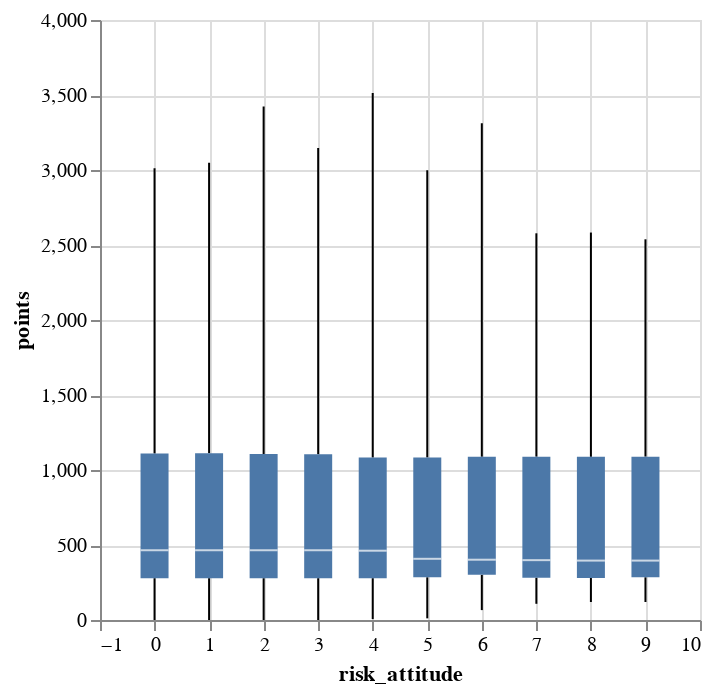

The cell this chart's notebook holds for it:
### Code cell
# our data has a lot of rows; enable vegafusion so altair can calculate quartilies for us
alt.data_transformers.enable("vegafusion")

alt.Chart(agents_last_round_df).mark_boxplot(extent="min-max").encode(
    x="risk_attitude",
    y="points"
)

### Figure 1 — Vega specification as saved in the notebook (floating-point values rounded to 4 significant figures)
{"$schema": "https://vega.github.io/schema/vega/v5.json", "data": [{"name": "source_0"}, {"name": "data_0", "values": [{"lower_box_points": 282.0, "lower_whisker_points": 108, "mid_box_points": 399, "risk_attitude": 7, "upper_box_points": 1089.0, "upper_whisker_points": 2578}, {"lower_box_points": 285.0, "lower_whisker_points": 120, "mid_box_points": 396, "risk_attitude": 9, "upper_box_points": 1089.0, "upper_whisker_points": 2538}, {"lower_box_points": 279.0, "lower_whisker_points": 0, "mid_box_points": 465, "risk_attitude": 1, "upper_box_points": 1112.0, "upper_whisker_points": 3048}, {"lower_box_points": 279.0, "lower_whisker_points": 0, "mid_box_points": 465, "risk_attitude": 2, "upper_box_points": 1107.0, "upper_whisker_points": 3423}, {"lower_box_points": 280.0, "lower_whisker_points": 120, "mid_box_points": 396, "risk_attitude": 8, "upper_box_points": 1088.0, "upper_whisker_points": 2583}, {"lower_box_points": 279.0, "lower_whisker_points": 0, "mid_box_points": 465, "risk_attitude": 0, "upper_box_points": 1110.0, "upper_whisker_points": 3012}, {"lower_box_points": 279.0, "lower_whisker_points": 0, "mid_box_points": 465, "risk_attitude": 3, "upper_box_points": 1104.0, "upper_whisker_points": 3147}, {"lower_box_points": 285.0, "lower_whisker_points": 11, "mid_box_points": 408, "risk_attitude": 5, "upper_box_points": 1083.0, "upper_whisker_points": 2998}, {"lower_box_points": 301.0, "lower_whisker_points": 66, "mid_box_points": 402, "risk_attitude": 6, "upper_box_points": 1088.0, "upper_whisker_points": 3311}, {"lower_box_points": 279.0, "lower_whisker_points": 6, "mid_box_points": 462, "risk_attitude": 4, "upper_box_points": 1083.0, "upper_whisker_points": 3513}]}, {"name": "data_1", "values": [{"lower_box_points": 282.0, "lower_whisker_points": 108, "mid_box_points": 399, "risk_attitude": 7, "upper_box_points": 1089.0, "upper_whisker_points": 2578}, {"lower_box_points": 285.0, "lower_whisker_points": 120, "mid_box_points": 396, "risk_attitude": 9, "upper_box_points": 1089.0, "upper_whisker_points": 2538}, {"lower_box_points": 279.0, "lower_whisker_points": 0, "mid_box_points": 465, "risk_attitude": 1, "upper_box_points": 1112.0, "upper_whisker_points": 3048}, {"lower_box_points": 279.0, "lower_whisker_points": 0, "mid_box_points": 465, "risk_attitude": 2, "upper_box_points": 1107.0, "upper_whisker_points": 3423}, {"lower_box_points": 280.0, "lower_whisker_points": 120, "mid_box_points": 396, "risk_attitude": 8, "upper_box_points": 1088.0, "upper_whisker_points": 2583}, {"lower_box_points": 279.0, "lower_whisker_points": 0, "mid_box_points": 465, "risk_attitude": 0, "upper_box_points": 1110.0, "upper_whisker_points": 3012}, {"lower_box_points": 279.0, "lower_whisker_points": 0, "mid_box_points": 465, "risk_attitude": 3, "upper_box_points": 1104.0, "upper_whisker_points": 3147}, {"lower_box_points": 285.0, "lower_whisker_points": 11, "mid_box_points": 408, "risk_attitude": 5, "upper_box_points": 1083.0, "upper_whisker_points": 2998}, {"lower_box_points": 301.0, "lower_whisker_points": 66, "mid_box_points": 402, "risk_attitude": 6, "upper_box_points": 1088.0, "upper_whisker_points": 3311}, {"lower_box_points": 279.0, "lower_whisker_points": 6, "mid_box_points": 462, "risk_attitude": 4, "upper_box_points": 1083.0, "upper_whisker_points": 3513}]}, {"name": "data_2", "values": [{"lower_box_points": 282.0, "lower_whisker_points": 108, "mid_box_points": 399, "risk_attitude": 7, "upper_box_points": 1089.0, "upper_whisker_points": 2578}, {"lower_box_points": 285.0, "lower_whisker_points": 120, "mid_box_points": 396, "risk_attitude": 9, "upper_box_points": 1089.0, "upper_whisker_points": 2538}, {"lower_box_points": 279.0, "lower_whisker_points": 0, "mid_box_points": 465, "risk_attitude": 1, "upper_box_points": 1112.0, "upper_whisker_points": 3048}, {"lower_box_points": 279.0, "lower_whisker_points": 0, "mid_box_points": 465, "risk_attitude": 2, "upper_box_points": 1107.0, "upper_whisker_points": 3423}, {"lower_box_points": 280.0, "lower_whisker_points": 120, "mid_box_points": 396, "risk_attitude": 8, "upper_box_points": 1088.0, "upper_whisker_points": 2583}, {"lower_box_points": 279.0, "lower_whisker_points": 0, "mid_box_points": 465, "risk_attitude": 0, "upper_box_points": 1110.0, "upper_whisker_points": 3012}, {"lower_box_points": 279.0, "lower_whisker_points": 0, "mid_box_points": 465, "risk_attitude": 3, "upper_box_points": 1104.0, "upper_whisker_points": 3147}, {"lower_box_points": 285.0, "lower_whisker_points": 11, "mid_box_points": 408, "risk_attitude": 5, "upper_box_points": 1083.0, "upper_whisker_points": 2998}, {"lower_box_points": 301.0, "lower_whisker_points": 66, "mid_box_points": 402, "risk_attitude": 6, "upper_box_points": 1088.0, "upper_whisker_points": 3311}, {"lower_box_points": 279.0, "lower_whisker_points": 6, "mid_box_points": 462, "risk_attitude": 4, "upper_box_points": 1083.0, "upper_whisker_points": 3513}]}, {"name": "data_3", "values": [{"lower_box_points": 282.0, "lower_whisker_points": 108, "mid_box_points": 399, "risk_attitude": 7, "upper_box_points": 1089.0, "upper_whisker_points": 2578}, {"lower_box_points": 285.0, "lower_whisker_points": 120, "mid_box_points": 396, "risk_attitude": 9, "upper_box_points": 1089.0, "upper_whisker_points": 2538}, {"lower_box_points": 279.0, "lower_whisker_points": 0, "mid_box_points": 465, "risk_attitude": 1, "upper_box_points": 1112.0, "upper_whisker_points": 3048}, {"lower_box_points": 279.0, "lower_whisker_points": 0, "mid_box_points": 465, "risk_attitude": 2, "upper_box_points": 1107.0, "upper_whisker_points": 3423}, {"lower_box_points": 280.0, "lower_whisker_points": 120, "mid_box_points": 396, "risk_attitude": 8, "upper_box_points": 1088.0, "upper_whisker_points": 2583}, {"lower_box_points": 279.0, "lower_whisker_points": 0, "mid_box_points": 465, "risk_attitude": 0, "upper_box_points": 1110.0, "upper_whisker_points": 3012}, {"lower_box_points": 279.0, "lower_whisker_points": 0, "mid_box_points": 465, "risk_attitude": 3, "upper_box_points": 1104.0, "upper_whisker_points": 3147}, {"lower_box_points": 285.0, "lower_whisker_points": 11, "mid_box_points": 408, "risk_attitude": 5, "upper_box_points": 1083.0, "upper_whisker_points": 2998}, {"lower_box_points": 301.0, "lower_whisker_points": 66, "mid_box_points": 402, "risk_attitude": 6, "upper_box_points": 1088.0, "upper_whisker_points": 3311}, {"lower_box_points": 279.0, "lower_whisker_points": 6, "mid_box_points": 462, "risk_attitude": 4, "upper_box_points": 1083.0, "upper_whisker_points": 3513}]}], "marks": [{"type": "rule", "name": "layer_0_marks", "from": {"data": "data_0"}, "encode": {"update": {"y2": {"field": "lower_box_points", "scale": "y"}, "y": {"field": "lower_whisker_points", "scale": "y"}, "tooltip": {"signal": "{\"Max of points\": format(datum[\"upper_whisker_points\"], \"\"), \"Q3 of points\": format(datum[\"upper_box_points\"], \"\"), \"Median of points\": format(datum[\"mid_box_points\"], \"\"), \"Q1 of points\": format(datum[\"lower_box_points\"], \"\"), \"Min of points\": format(datum[\"lower_whisker_points\"], \"\"), \"risk_attitude\": format(datum[\"risk_attitude\"], \"\")}"}, "stroke": {"value": "black"}, "x": {"field": "risk_attitude", "scale": "x"}}}, "style": ["rule", "boxplot-rule"], "aria": false}, {"type": "rule", "name": "layer_1_marks", "from": {"data": "data_1"}, "encode": {"update": {"stroke": {"value": "black"}, "tooltip": {"signal": "{\"Max of points\": format(datum[\"upper_whisker_points\"], \"\"), \"Q3 of points\": format(datum[\"upper_box_points\"], \"\"), \"Median of points\": format(datum[\"mid_box_points\"], \"\"), \"Q1 of points\": format(datum[\"lower_box_points\"], \"\"), \"Min of points\": format(datum[\"lower_whisker_points\"], \"\"), \"risk_attitude\": format(datum[\"risk_attitude\"], \"\")}"}, "y": {"field": "upper_box_points", "scale": "y"}, "y2": {"field": "upper_whisker_points", "scale": "y"}, "x": {"field": "risk_attitude", "scale": "x"}}}, "style": ["rule", "boxplot-rule"], "aria": false}, {"type": "rect", "name": "layer_2_marks", "from": {"data": "data_2"}, "encode": {"update": {"y2": {"field": "upper_box_points", "scale": "y"}, "tooltip": {"signal": "{\"Max of points\": format(datum[\"upper_whisker_points\"], \"\"), \"Q3 of points\": format(datum[\"upper_box_points\"], \"\"), \"Median of points\": format(datum[\"mid_box_points\"], \"\"), \"Q1 of points\": format(datum[\"lower_box_points\"], \"\"), \"Min of points\": format(datum[\"lower_whisker_points\"], \"\"), \"risk_attitude\": format(datum[\"risk_attitude\"], \"\")}"}, "y": {"field": "lower_box_points", "scale": "y"}, "xc": {"field": "risk_attitude", "scale": "x"}, "width": {"value": 14}, "fill": {"value": "#4c78a8"}}}, "style": ["bar", "boxplot-box"]}, {"type": "rect", "name": "layer_3_marks", "from": {"data": "data_3"}, "encode": {"update": {"tooltip": {"signal": "{\"Max of points\": format(datum[\"upper_whisker_points\"], \"\"), \"Q3 of points\": format(datum[\"upper_box_points\"], \"\"), \"Median of points\": format(datum[\"mid_box_points\"], \"\"), \"Q1 of points\": format(datum[\"lower_box_points\"], \"\"), \"Min of points\": format(datum[\"lower_whisker_points\"], \"\"), \"risk_attitude\": format(datum[\"risk_attitude\"], \"\")}"}, "opacity": {"value": 0.7}, "fill": [{"value": "#4c78a8", "test": "datum['lower_box_points'] >= datum['upper_box_points']"}, {"value": "white"}], "xc": {"field": "risk_attitude", "scale": "x"}, "yc": {"field": "mid_box_points", "scale": "y"}, "width": {"value": 14}, "height": {"value": 1}}}, "aria": false, "style": ["tick", "boxplot-median"]}], "scales": [{"name": "x", "type": "linear", "domain": {"fields": [{"data": "data_0", "field": "risk_attitude"}, {"data": "data_1", "field": "risk_attitude"}, {"data": "data_2", "field": "risk_attitude"}, {"data": "data_3", "field": "risk_attitude"}]}, "range": [0, {"signal": "width"}], "nice": true, "zero": true, "padding": 5}, {"name": "y", "type": "linear", "domain": {"fields": [{"data": "data_0", "field": "lower_whisker_points"}, {"data": "data_0", "field": "lower_box_points"}, {"data": "data_1", "field": "upper_box_points"}, {"data": "data_1", "field": "upper_whisker_points"}, {"data": "data_2", "field": "lower_box_points"}, {"data": "data_2", "field": "upper_box_points"}, {"data": "data_3", "field": "mid_box_points"}]}, "range": [{"signal": "height"}, 0], "nice": true, "zero": true}], "axes": [{"scale": "x", "maxExtent": 0, "minExtent": 0, "grid": true, "gridScale": "y", "aria": false, "orient": "bottom", "tickCount": {"signal": "ceil(width/40)"}, "domain": false, "ticks": false, "zindex": 0, "labels": false}, {"scale": "y", "zindex": 0, "minExtent": 0, "tickCount": {"signal": "ceil(height/40)"}, "grid": true, "domain": false, "labels": false, "gridScale": "x", "maxExtent": 0, "orient": "left", "aria": false, "ticks": false}, {"scale": "x", "title": "risk_attitude", "zindex": 0, "labelFlush": true, "orient": "bottom", "grid": false, "labelOverlap": true, "tickCount": {"signal": "ceil(width/40)"}}, {"scale": "y", "title": "points", "zindex": 0, "labelOverlap": true, "orient": "left", "grid": false, "tickCount": {"signal": "ceil(height/40)"}}], "background": "white", "padding": 5, "height": 300, "width": 300, "style": "cell"}
